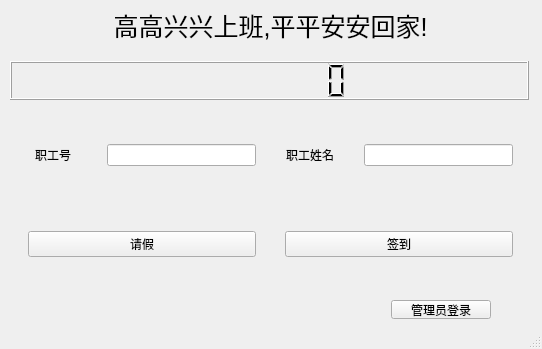
<?xml version="1.0" encoding="UTF-8"?>
<ui version="4.0">
 <class>MainWindow</class>
 <widget class="QMainWindow" name="MainWindow">
  <property name="geometry">
   <rect>
    <x>0</x>
    <y>0</y>
    <width>542</width>
    <height>349</height>
   </rect>
  </property>
  <property name="windowTitle">
   <string>员工考勤系统</string>
  </property>
  <widget class="QWidget" name="centralWidget">
   <widget class="QWidget" name="horizontalLayoutWidget">
    <property name="geometry">
     <rect>
      <x>0</x>
      <y>0</y>
      <width>541</width>
      <height>51</height>
     </rect>
    </property>
    <layout class="QHBoxLayout" name="horizontalLayout">
     <item>
      <widget class="QLabel" name="label">
       <property name="font">
        <font>
         <pointsize>19</pointsize>
        </font>
       </property>
       <property name="locale">
        <locale language="Chinese" country="China"/>
       </property>
       <property name="lineWidth">
        <number>3</number>
       </property>
       <property name="text">
        <string>高高兴兴上班,平平安安回家!</string>
       </property>
       <property name="alignment">
        <set>Qt::AlignCenter</set>
       </property>
      </widget>
     </item>
    </layout>
   </widget>
   <widget class="QWidget" name="gridLayoutWidget">
    <property name="geometry">
     <rect>
      <x>0</x>
      <y>110</y>
      <width>541</width>
      <height>181</height>
     </rect>
    </property>
    <layout class="QGridLayout" name="gridLayout" rowstretch="1,3" columnstretch="1,3,1,3" rowminimumheight="0,0">
     <property name="leftMargin">
      <number>28</number>
     </property>
     <property name="topMargin">
      <number>3</number>
     </property>
     <property name="rightMargin">
      <number>28</number>
     </property>
     <property name="bottomMargin">
      <number>1</number>
     </property>
     <property name="horizontalSpacing">
      <number>29</number>
     </property>
     <property name="verticalSpacing">
      <number>34</number>
     </property>
     <item row="0" column="3">
      <widget class="QLineEdit" name="Sname_LE"/>
     </item>
     <item row="0" column="2">
      <widget class="QLabel" name="label_4">
       <property name="text">
        <string>职工姓名</string>
       </property>
       <property name="alignment">
        <set>Qt::AlignCenter</set>
       </property>
      </widget>
     </item>
     <item row="0" column="0">
      <widget class="QLabel" name="label_2">
       <property name="text">
        <string>职工号</string>
       </property>
       <property name="alignment">
        <set>Qt::AlignCenter</set>
       </property>
      </widget>
     </item>
     <item row="0" column="1">
      <widget class="QLineEdit" name="Sno_LE"/>
     </item>
     <item row="1" column="2" colspan="2">
      <widget class="QPushButton" name="reg_B">
       <property name="cursor">
        <cursorShape>PointingHandCursor</cursorShape>
       </property>
       <property name="text">
        <string>签到</string>
       </property>
      </widget>
     </item>
     <item row="1" column="0" colspan="2">
      <widget class="QPushButton" name="for_rest_B">
       <property name="cursor">
        <cursorShape>PointingHandCursor</cursorShape>
       </property>
       <property name="text">
        <string>请假</string>
       </property>
      </widget>
     </item>
    </layout>
    <zorder>label_2</zorder>
    <zorder>Sno_LE</zorder>
    <zorder>label_4</zorder>
    <zorder>Sname_LE</zorder>
    <zorder>for_rest_B</zorder>
    <zorder>reg_B</zorder>
   </widget>
   <widget class="QWidget" name="horizontalLayoutWidget_2">
    <property name="geometry">
     <rect>
      <x>-1</x>
      <y>289</y>
      <width>541</width>
      <height>41</height>
     </rect>
    </property>
    <layout class="QHBoxLayout" name="horizontalLayout_2" stretch="0">
     <property name="leftMargin">
      <number>392</number>
     </property>
     <property name="rightMargin">
      <number>49</number>
     </property>
     <item>
      <widget class="QPushButton" name="adminlog">
       <property name="cursor">
        <cursorShape>PointingHandCursor</cursorShape>
       </property>
       <property name="text">
        <string>管理员登录</string>
       </property>
      </widget>
     </item>
    </layout>
   </widget>
   <widget class="QWidget" name="horizontalLayoutWidget_3">
    <property name="geometry">
     <rect>
      <x>-1</x>
      <y>50</y>
      <width>541</width>
      <height>61</height>
     </rect>
    </property>
    <layout class="QHBoxLayout" name="horizontalLayout_3">
     <item>
      <widget class="QLCDNumber" name="TIme_show">
       <property name="font">
        <font>
         <weight>50</weight>
         <bold>false</bold>
        </font>
       </property>
       <property name="layoutDirection">
        <enum>Qt::LeftToRight</enum>
       </property>
       <property name="digitCount">
        <number>8</number>
       </property>
      </widget>
     </item>
    </layout>
   </widget>
  </widget>
  <widget class="QStatusBar" name="statusBar"/>
 </widget>
 <layoutdefault spacing="6" margin="11"/>
 <resources/>
 <connections/>
</ui>
